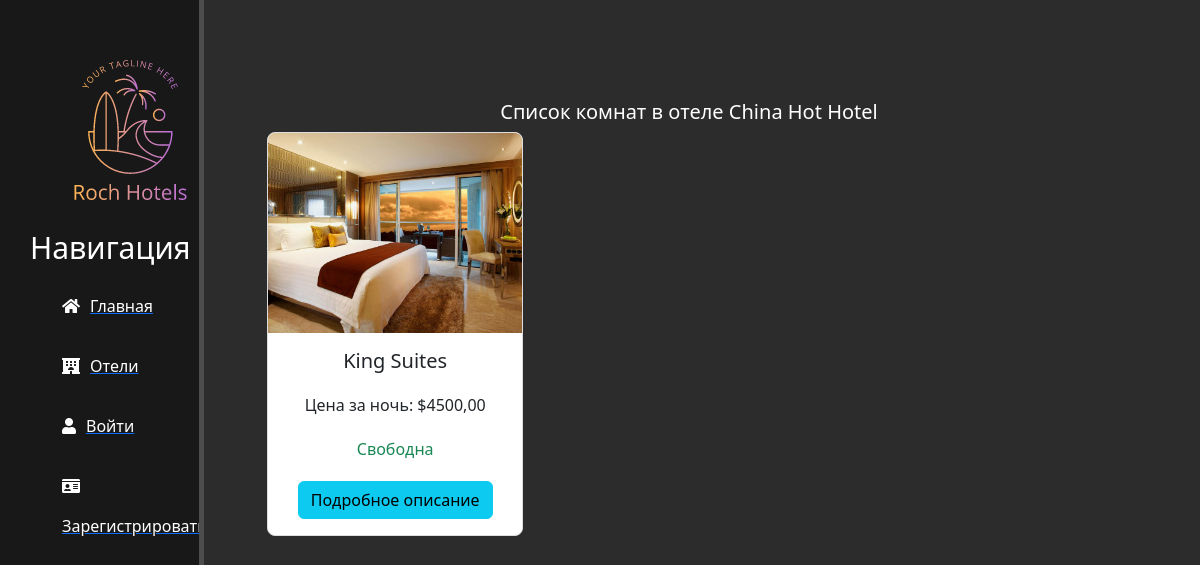
The page /hotels/3/rooms/ on the database its author committed.
### main/models.py (models this page shows, shortened)
class Hotel(models.Model):
    name = models.CharField(max_length=50)
    location = models.CharField(max_length=250)
    description = models.TextField()
    photos = models.ImageField(upload_to='hotel_images/', blank=False, null=False)
    rating = models.DecimalField(max_digits=3, decimal_places=2, default=0.0)
    created_at = models.DateTimeField(auto_now_add=True)
    updated_at = models.DateTimeField(auto_now=True)
    deleted_at = models.DateTimeField(null=True, blank=True)
    deleted = models.BooleanField(default=False)
    room_count = models.PositiveIntegerField(default=0)
    phone_number = models.CharField(max_length=15, blank=True, null=True)
    email = models.EmailField(blank=True, null=True)
    address = models.CharField(max_length=250, blank=True, null=True)
    admin = models.OneToOneField(User, on_delete=models.CASCADE, related_name='admin_hotel')
    objects = HotelManager()

class Room(models.Model):
    ROOM_TYPES = [
        ('Standart', 'Standart'),
        ('Bedroom', 'Bedroom'),
        ('Superior', 'Superior'),
        ('Studio', 'Studio'),
        ('Family Room', 'Family Room'),
        ('Family Studio', 'Family Studio'),
        ('Suite', 'Suite'),
        ('Junior Suite', 'Junior Suite'),
        ('De Luxe', 'De Luxe'),
        ('Executive Suite', 'Executive Suite'),
        ('Business Room', 'Business Room'),
        ('Connected Room', 'Connected Room'),
        ('Duplex', 'Duplex'),
        ('Apartment', 'Apartment'),
        ('King Suites', 'King Suites'),
        ('President Suites', 'President Suites'),
    ]
    hotel = models.ForeignKey(Hotel, on_delete=models.CASCADE)
    room_type = models.CharField(max_length=20, choices=ROOM_TYPES)
    description = models.TextField()
    beds_counter = models.PositiveSmallIntegerField()
    number_room = models.PositiveSmallIntegerField()
    level = models.PositiveSmallIntegerField()
    photos = models.ImageField(upload_to='room_images/', blank=False, null=False)
    price_per_night = models.DecimalField(max_digits=10, decimal_places=2)
    available = models.BooleanField(default=True)
    created_at = models.DateTimeField(auto_now_add=True)
    updated_at = models.DateTimeField(auto_now=True)
    deleted_at = models.DateTimeField(null=True, blank=True)
    deleted = models.BooleanField(default=False)

### main/views.py (the view)
# urls.py: path('hotels/<int:pk>/rooms/', views.RoomListView.as_view(), name='room-list'),
class RoomListView(ListView):
    model = Room
    template_name = 'main/room_list.html'
    context_object_name = 'rooms'
    def get_queryset(self):
        hotel_id = self.kwargs['pk']
        hotel = Hotel.objects.get(pk=hotel_id)
        return Room.objects.filter(hotel=hotel, available=True)
    def get_context_data(self, **kwargs):
        context = super().get_context_data(**kwargs)
        hotel_id = self.kwargs['pk']
        context['hotel'] = Hotel.objects.get(pk=hotel_id)
        return context

### main/templates/main/room_list.html (shortened to what this page needs)
{% extends 'main/layout.html' %}
{% block content %}
    <div class="features">
        <h1>Список комнат в отеле {{ hotel.name }}</h1>
        <div class="row">
            {% if rooms %}
                {% for room in rooms %}
                    <div class="col-md-4 mb-4">
                        <div class="card">
                            <img src="{{ room.photos.url }}" class="card-img-top" alt="{{ room.room_type }}">
                            <div class="card-body">
                                <h5 class="card-title">{{ room.room_type }}</h5>
                                <p class="card-text">Цена за ночь: ${{ room.price_per_night }}</p>
                                {% if room.available %}
                                    <p class="text-success">Свободна</p>
                                {% else %}
                                    <p class="text-danger">Занята</p>
                                {% endif %}
                                <a href="{% url 'room-detail' pk=room.hotel.pk room_id=room.pk %}" class="btn btn-info">Подробное описание</a>
                            </div>
                        </div>
                    </div>
                {% endfor %}
            {% else %}
                <p>К сожалению, нет свободных комнат</p>
            {% endif %}
        </div>
    </div>
{% endblock %}

### main/static/main/css/main.css (style rules this page uses)
body { background: #2c2c2c; }
main .features { float: left; color: white; margin-top: 100px; text-align: center; width: 75%; }
main .features h1 { font-size: 20px }
main .features p { max-width: 400px; margin: 20px auto }
.card { margin-left: 10%; border: 1px solid #ddd; border-radius: 8px; overflow: hidden; }
.card-img-top { width: 100%; height: 200px; object-fit: cover; }

### rows shown on the page
Hotel: name "China Hot Hotel"
Room: photos (picture), room_type "King Suites", price_per_night "4500,00", available "Свободна"
